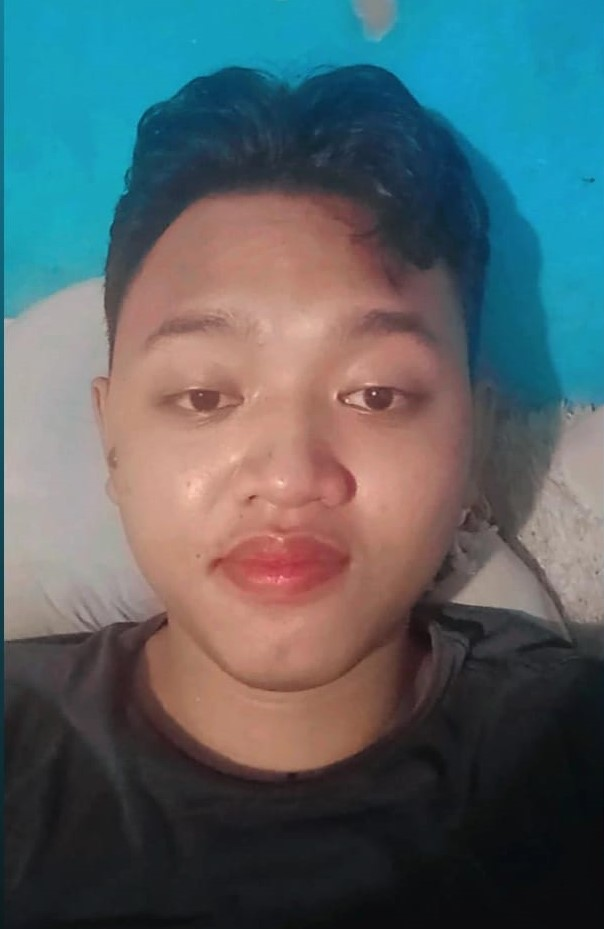
#> input picture Pengolahan Citra/ky2.jpg, 604 x 929 px
$ python latihan63.py
#> lines starting #> are read from the running program, lines starting #| are printed output that depends on the picture; after the words box and inside, x2 and y2 are one past the last pixel; in counts of white or black regions, pixels touching at a corner belong together
import cv2
import numpy as np

# Baca gambar
img = cv2.imread('ky2.jpg', cv2.IMREAD_GRAYSCALE)
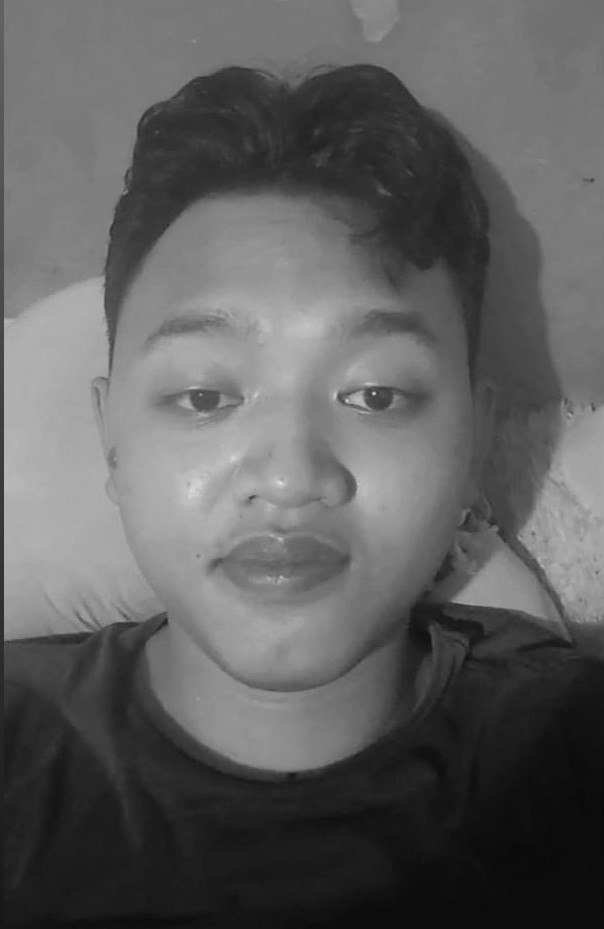
#> img: shape (929, 604); min 8, max 223, mean 94.9

# Deteksi tepi dengan metode thresholding
thresh_value = 100
max_value = 255
_, edges = cv2.threshold(img, thresh_value, max_value, cv2.THRESH_BINARY)
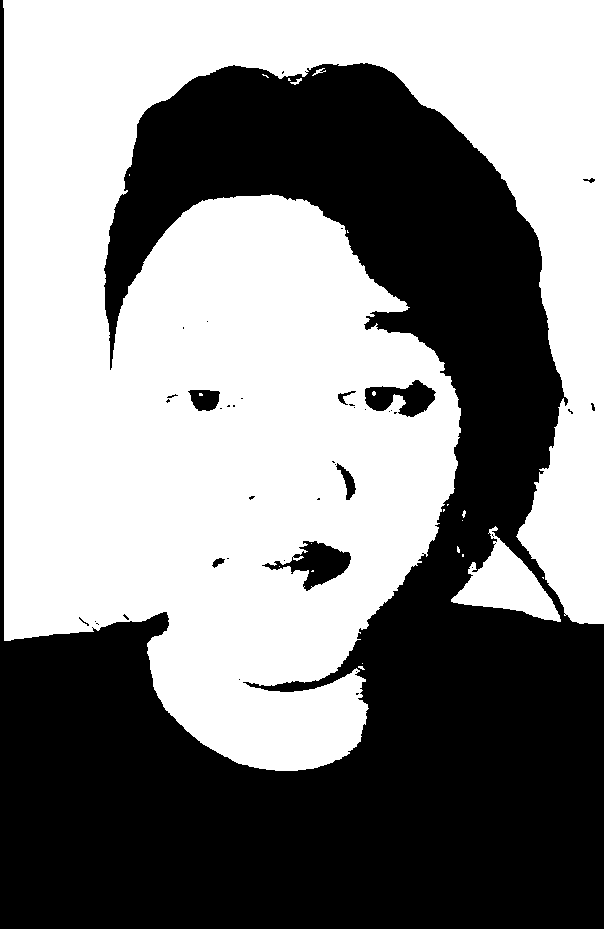
#> edges: shape (929, 604); 53.3% white; 41 black regions (32 under 20 px), largest, box (x1, y1, x2, y2) and area: (0, 0, 604, 929) 257512, (262, 541, 351, 591) 1843, (365, 380, 436, 417) 1494

# Tampilkan gambar hasil deteksi tepi
cv2.imshow('Original Image', img)
cv2.imshow('Edge Detection with Thresholding', edges)
cv2.waitKey(0)
cv2.destroyAllWindows()

$ run again, with Pengolahan Citra/ky.jpg copied over Pengolahan Citra/ky2.jpg
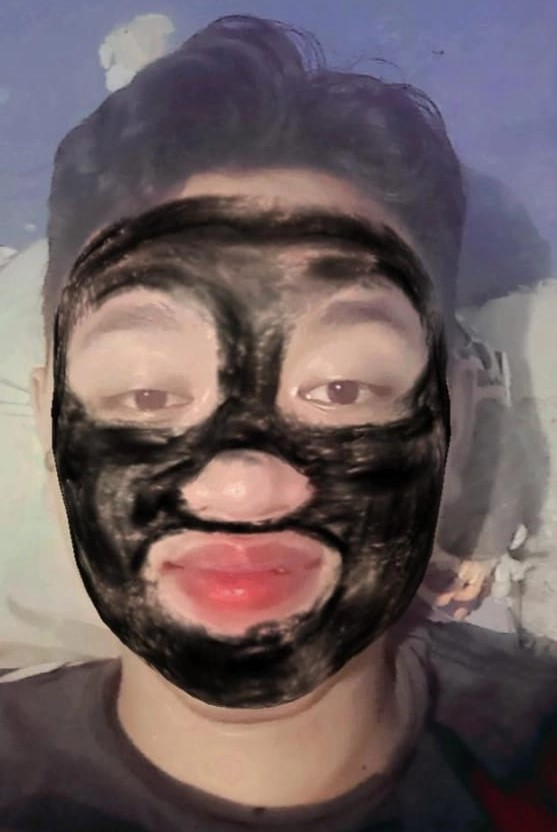
#> input picture Pengolahan Citra/ky.jpg, 557 x 832 px
#> `img = cv2.imread('ky2.jpg', cv2.IMREAD_GRAYSCALE)`:
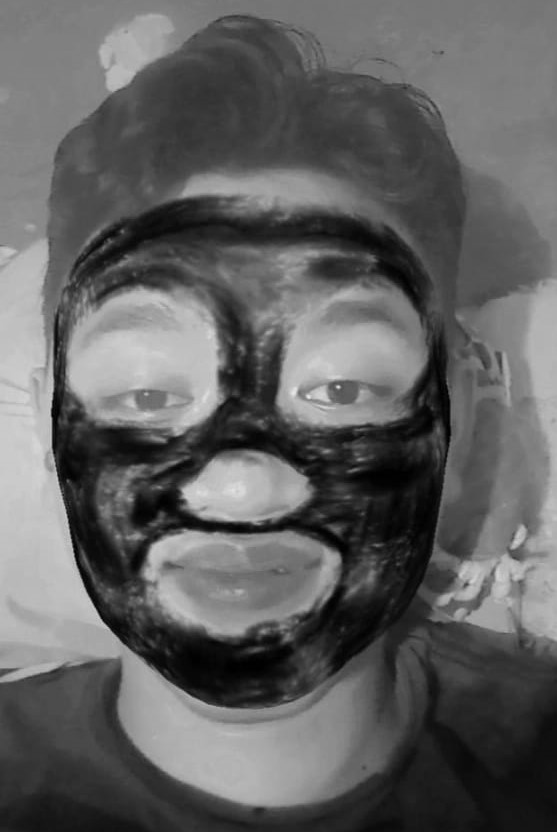
#> img: shape (832, 557); min 0, max 230, mean 97
#> `_, edges = cv2.threshold(img, thresh_value, max_value, cv2.THRESH_BINA..`:
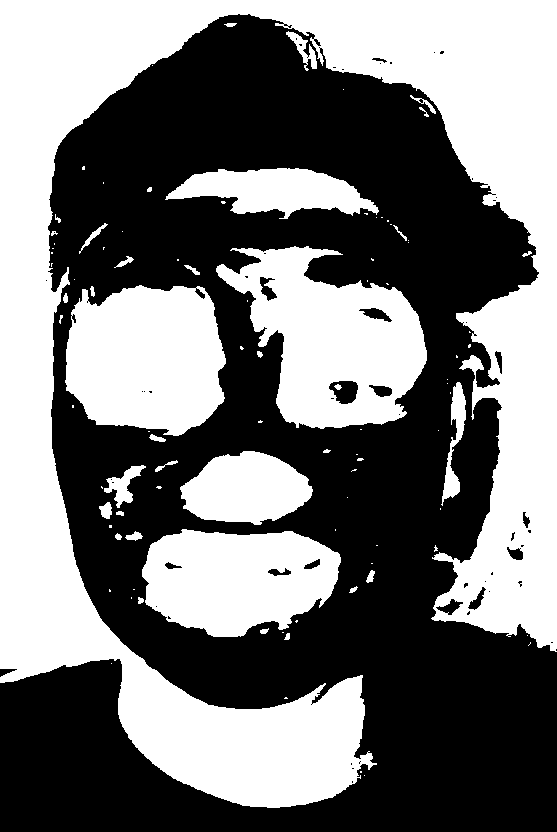
#> edges: shape (832, 557); 46.8% white; 96 white regions (60 under 20 px), largest, box (x1, y1, x2, y2) and area: (0, 0, 557, 808) 142165, (216, 246, 427, 429) 21897, (65, 285, 226, 436) 19626

$ run again, with Pengolahan Citra/risky.jpg copied over Pengolahan Citra/ky2.jpg
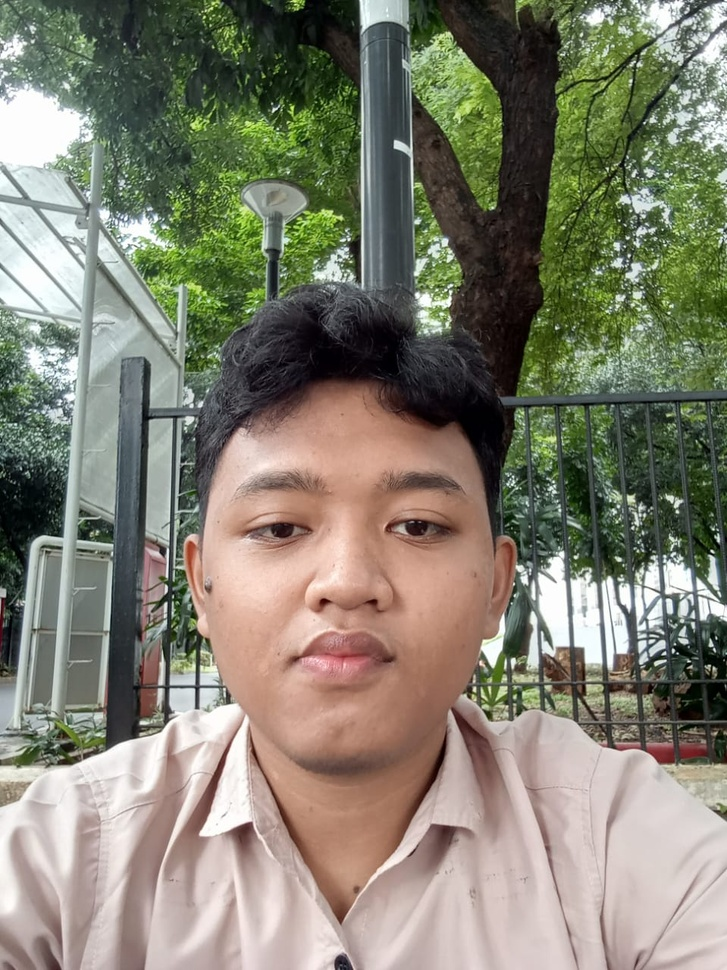
#> input picture Pengolahan Citra/risky.jpg, 727 x 970 px, shrunk from 959 x 1280 before the run
#> `img = cv2.imread('ky2.jpg', cv2.IMREAD_GRAYSCALE)`:
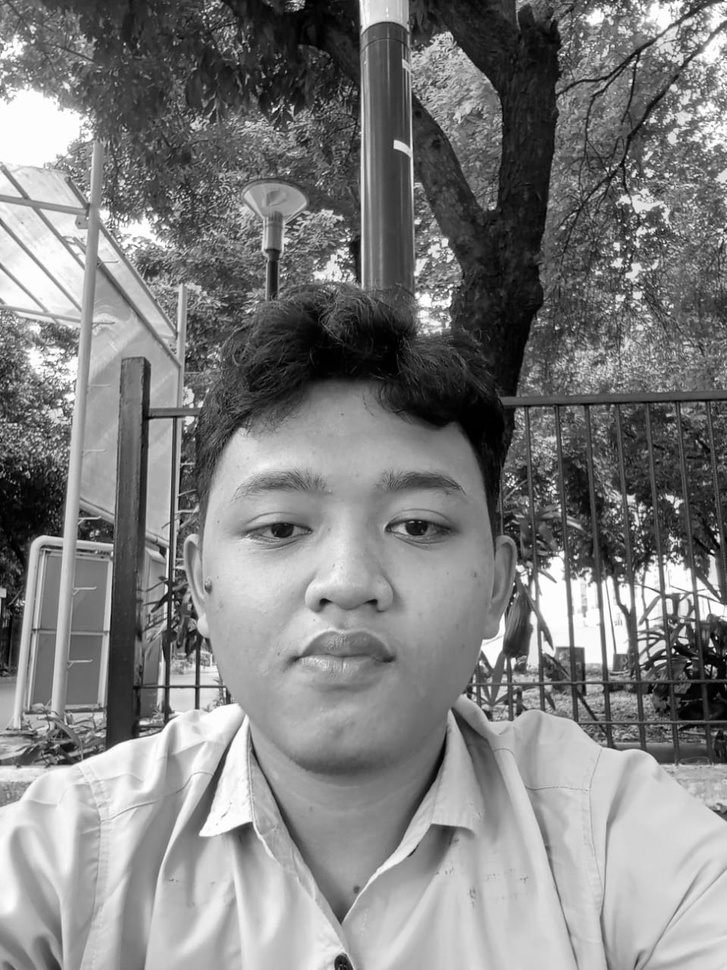
#> img: shape (970, 727); min 0, max 255, mean 127.5
#> `_, edges = cv2.threshold(img, thresh_value, max_value, cv2.THRESH_BINA..`:
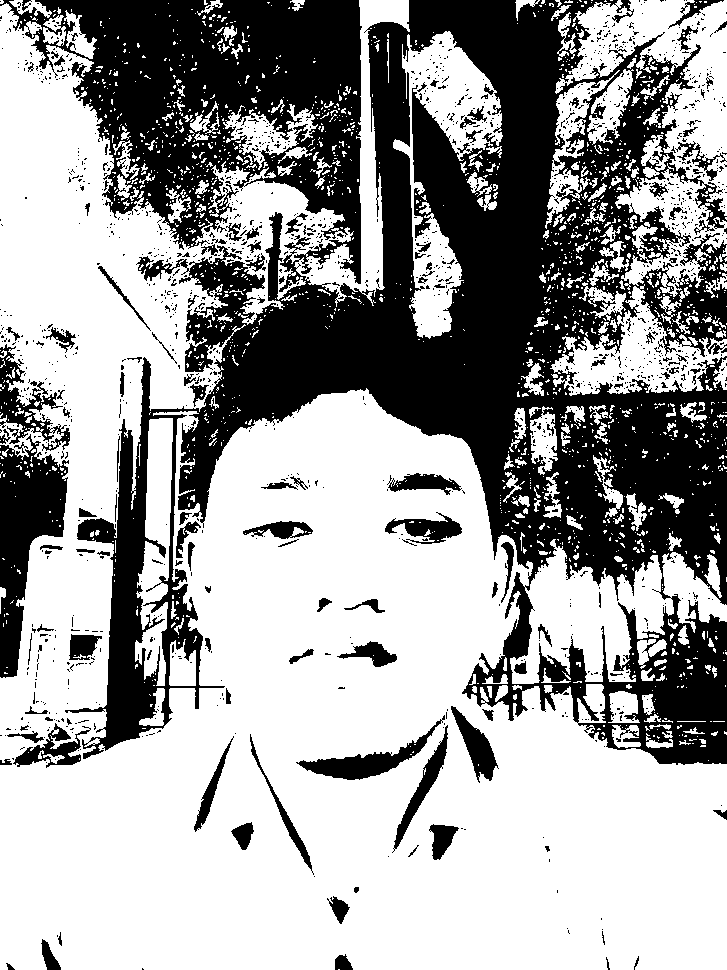
#> edges: shape (970, 727); 62.3% white; 1470 black regions (1339 under 20 px), largest, box (x1, y1, x2, y2) and area: (0, 0, 727, 765) 229853, (0, 434, 69, 678) 8407, (0, 344, 70, 451) 2312

$ run again, with Pengolahan Citra/w.jpg copied over Pengolahan Citra/ky2.jpg
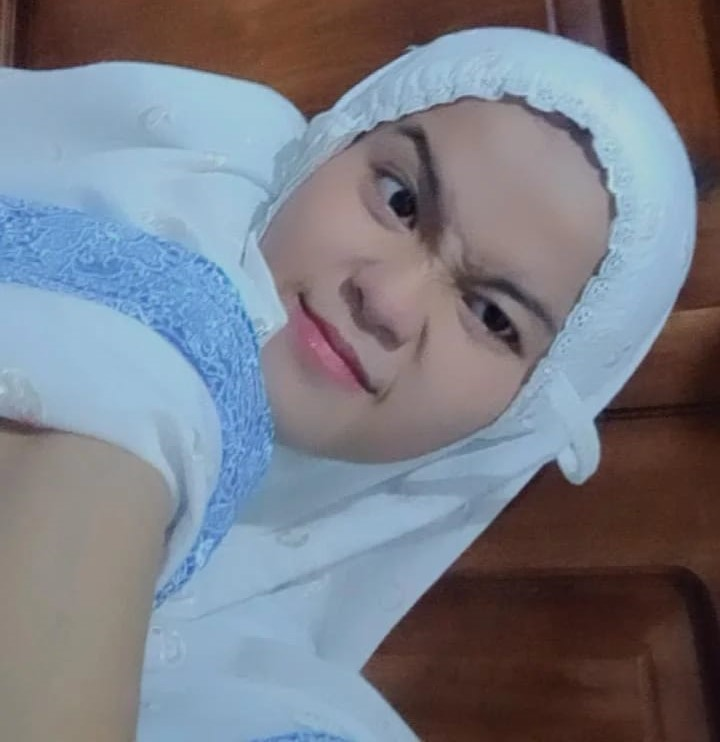
#> input picture Pengolahan Citra/w.jpg, 720 x 742 px
#> `img = cv2.imread('ky2.jpg', cv2.IMREAD_GRAYSCALE)`:
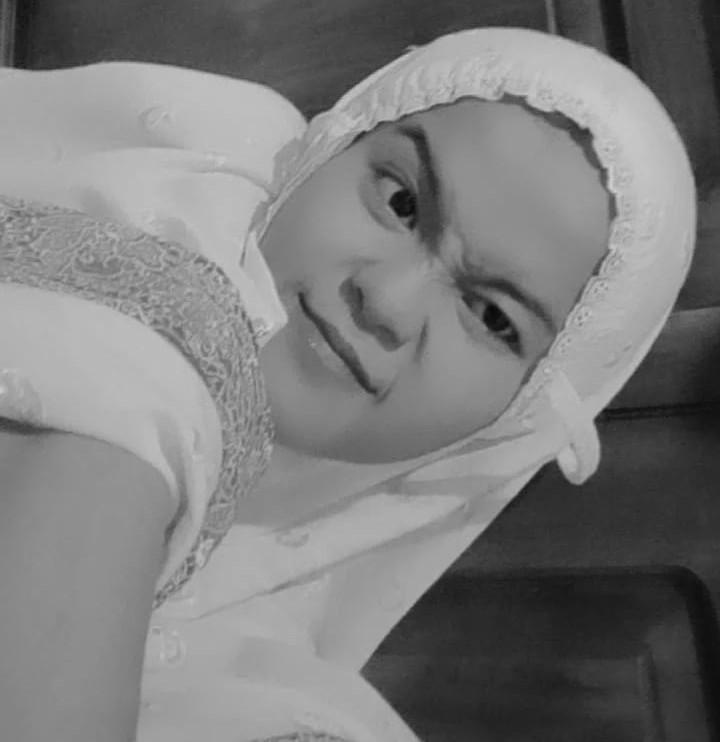
#> img: shape (742, 720); min 9, max 208, mean 124
#> `_, edges = cv2.threshold(img, thresh_value, max_value, cv2.THRESH_BINA..`:
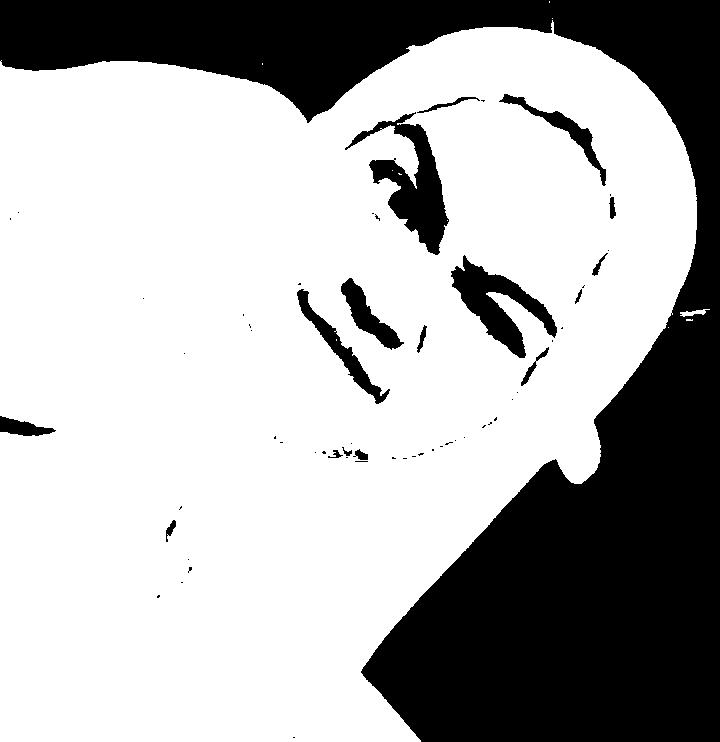
#> edges: shape (742, 720); 69.5% white; 60 black regions (43 under 20 px), largest, box (x1, y1, x2, y2) and area: (0, 0, 720, 742) 147989, (345, 112, 449, 255) 4961, (451, 255, 557, 358) 3890
